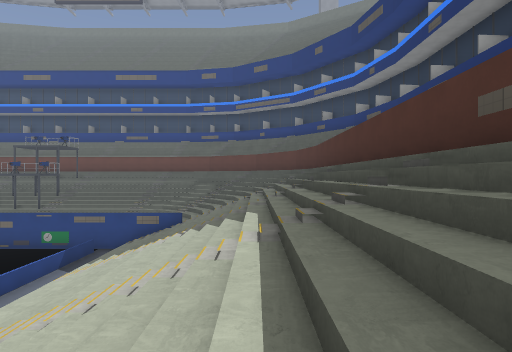
view 1 (above)

24 first-person views from a walk through a Godot game level. The camera is 1.3 m above the floor, looks level and sees 75° across. The floor is counted in squares, 2 m on a side. Each view is taken from the middle of a square. On the plan, view 1 faces up. The plan holds only what a view shows up to about 10 squares ahead; the rest is blank. The place goes on beyond the plan. Some surface patterns are stand-ins.

view 2
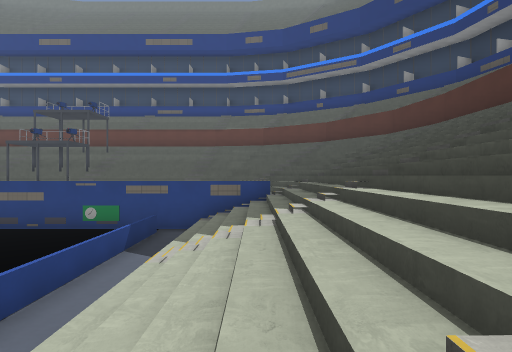

view 3
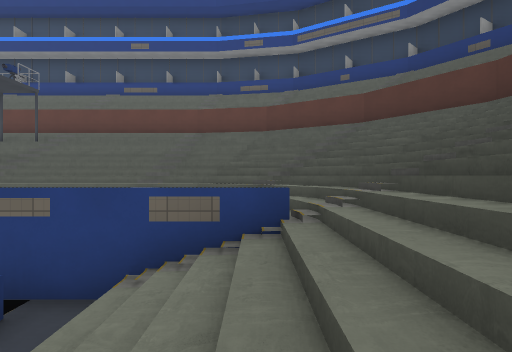

view 4
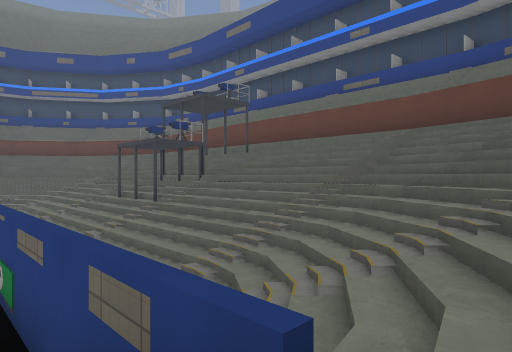

view 5
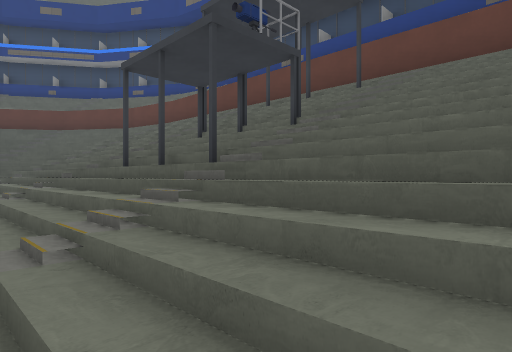

view 6
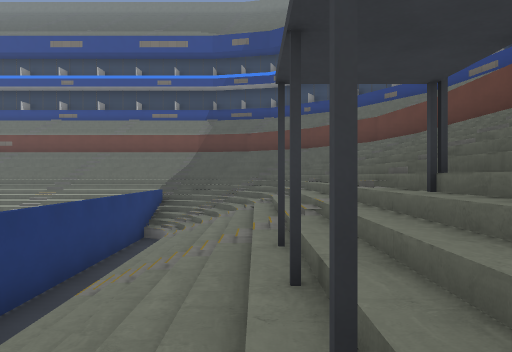

view 7
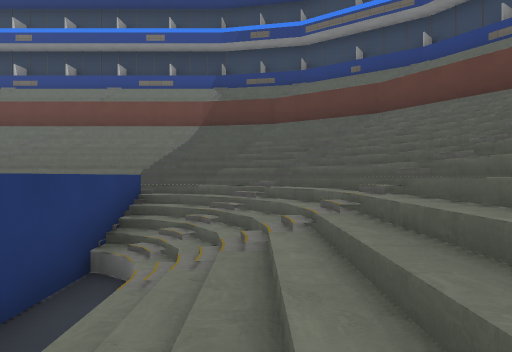

view 8
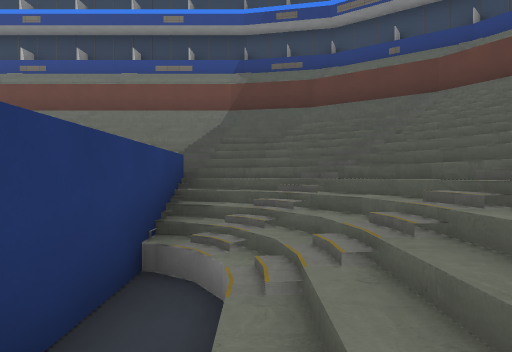

view 9
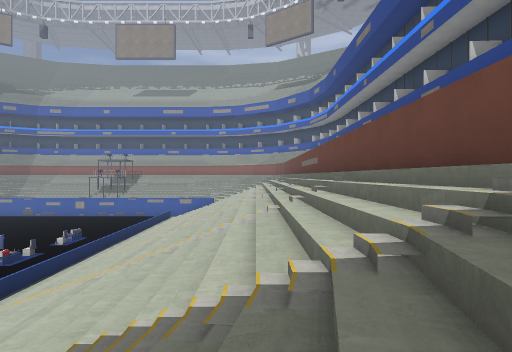

view 10
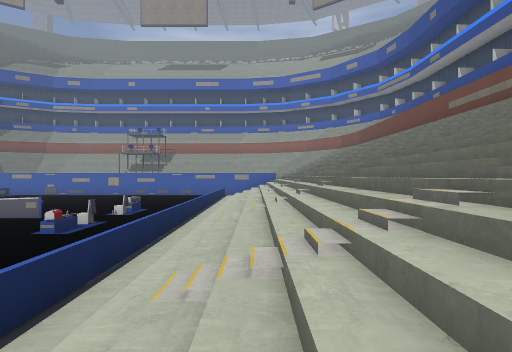

view 11
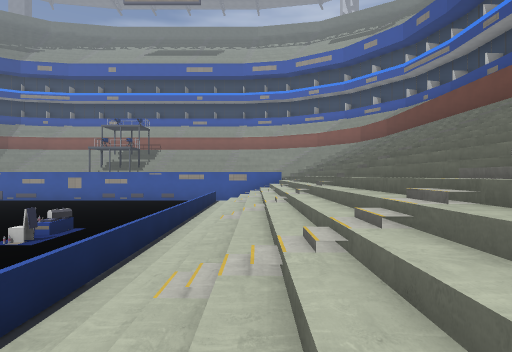

view 12
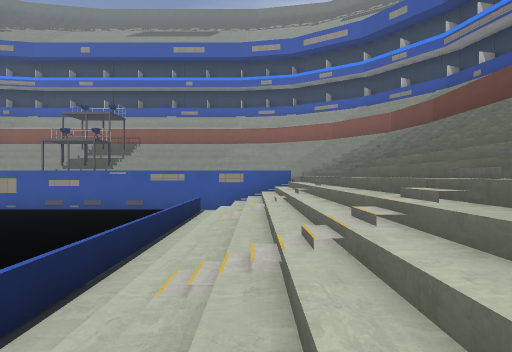

view 13
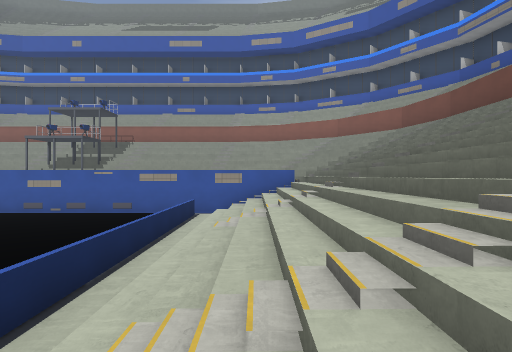

view 14
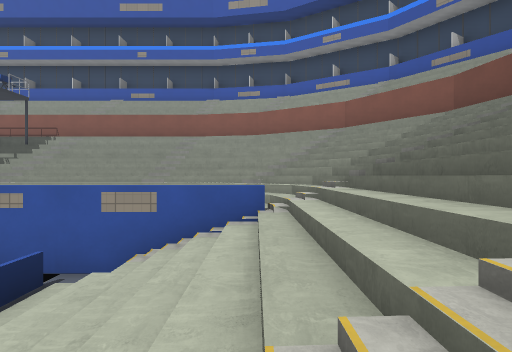

view 15
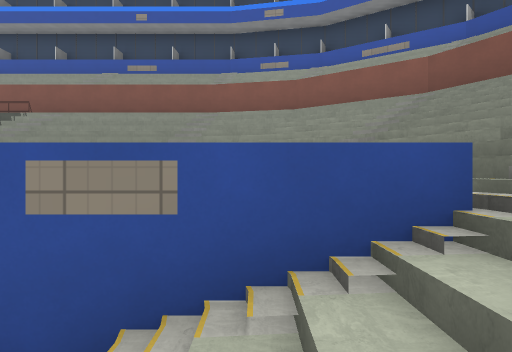

view 16
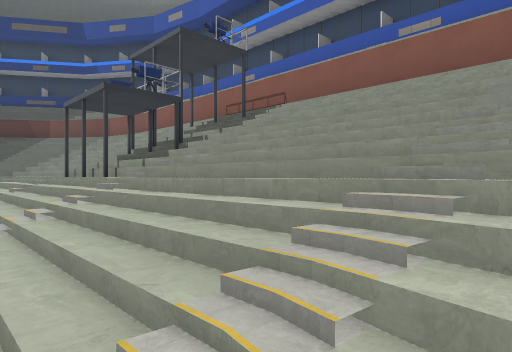

view 17
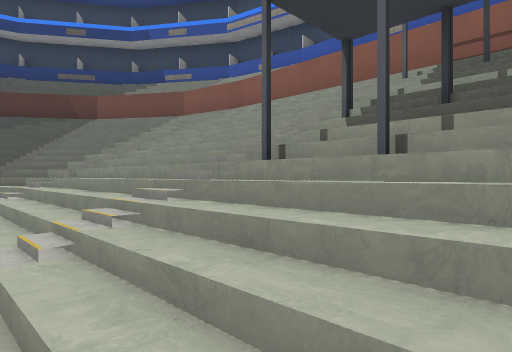

view 18
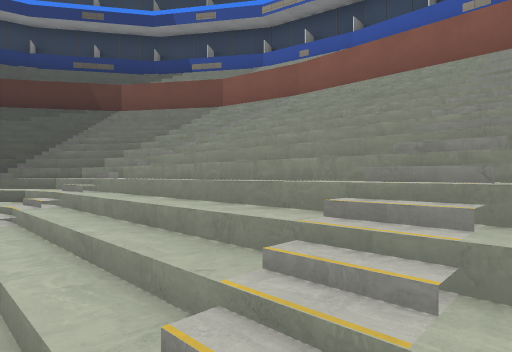

view 19
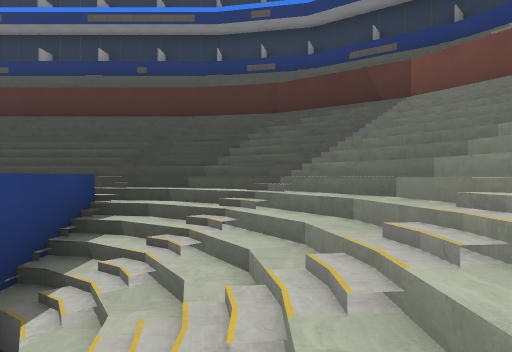

view 20
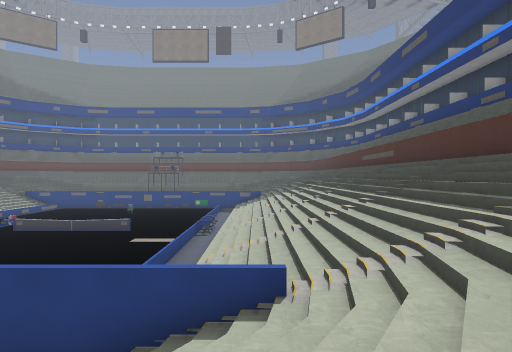

view 21
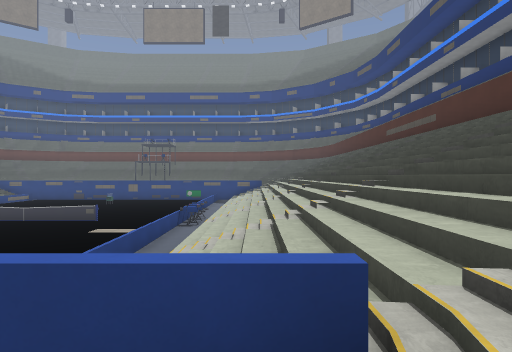

view 22
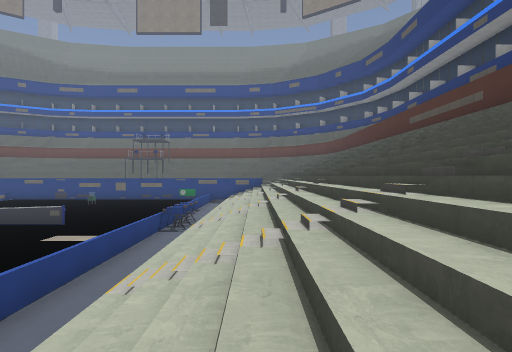

view 23
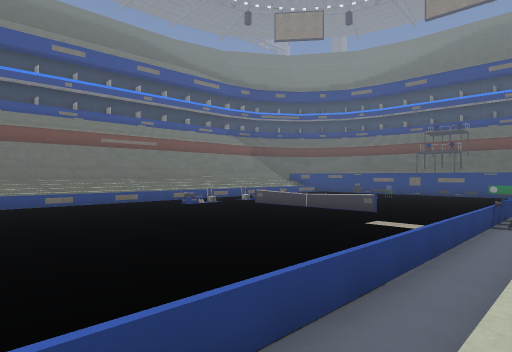

view 24
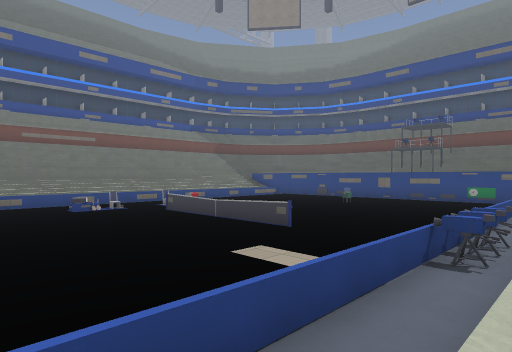

### Floor plan
Key: @ floor where view 1 was taken; # wall or solid block; . main floor; : floor 0.25 m higher than the main floor; + floor 0.5 m higher than the main floor; * floor 0.75 m higher than the main floor; % floor 1 m higher than the main floor; & floor 1.25 m higher than the main floor; $ floor 1.5 m higher than the main floor; / step, stairs or slope; = window, fence, low wall or low ledge; ^ raised ledge; v drop or lower ground; C clock; B bag; O other object.
Columns run from 25 left of view 1 to 3 right of it. Each row starts with its distance up from view 1.
 20      #################
 19    ###///////###//////^
 18   ##////////////////////^#
 17  ##///////////#//////////^#
 16 ##////////////////////////##
 15 #////////////=v=///////////#
 14 #//////$&%%%%%%%%%%%%//////^
 13 #/////%/////////////+//////^
 12 ^////########  ###C###=/////#
 11 ^////$          .  ==*$/////#
 10 ^////$*         ...==*$/////#
  9 ^////$*          ..==*$/////#
  8 ^/////*:#         .==///////#
  7 ^////$*:#         .==*$/////#
  6 ^////$*:#.       ..==*$/////#
  5 ^////$*:#..     ...==*$/////#
  4 ^/////*:#.B.   ....=  //////#
  3  ////$*:#. ..  ....== $/////#
  2 ^////$*:#.O ===== .=#*$/////#
  1 ^////$*:#.O ===== .=#*$/////#
  0 ^////$*:#.B........==/$//@//#
 -1  /////*:#..........==///////#
 -2 ^////$*:#..........==*$/////#
 -3 ^////$*:#..........==*$/////#
 -4 ^////$*:#..........==*$/////#
 -5  /////*:#.......  .==///////#
 -6 ^////$*:#.......  .==*$/////#
 -7 ^////$*:#......   .== $/////#
 -8 ^////$*:= ....     ==*$/////#
 -9 ^////##########    ###=/////#
-10 #///// ///// ///////+//////^
-11 #///// $&%%%%%%%%%%%%//////^
-12 #////////////=v=///////////#
-13 ##////////////////////////##
-14  ##/////////// //////////##
-15   ##///////// # ////////^#
-16    ###////////////////^#
-17      #################

Where each view was taken, in squares from view 1:
view 1: 0 up, 0 right, facing up
view 2: 3 up, 3 left, facing up
view 3: 8 up, 3 left, facing up
view 4: 11 up, 2 left, facing up-left
view 5: 13 up, 7 left, facing up-left
view 6: 15 up, 9 left, facing left
view 7: 14 up, 14 left, facing left
view 8: 13 up, 15 left, facing left
view 9: 14 up, 23 left, facing down
view 10: 10 up, 19 left, facing down
view 11: 6 up, 19 left, facing down
view 12: 2 up, 19 left, facing down
view 13: 1 up, 19 left, facing down
view 14: 4 down, 20 left, facing down
view 15: 7 down, 19 left, facing down
view 16: 10 down, 18 left, facing down-right
view 17: 10 down, 12 left, facing down-right
view 18: 10 down, 10 left, facing down-right
view 19: 11 down, 7 left, facing right
view 20: 13 down, 3 left, facing up
view 21: 10 down, 3 left, facing up
view 22: 8 down, 3 left, facing up
view 23: 8 down, 4 left, facing up-left
view 24: 4 down, 4 left, facing up-left
